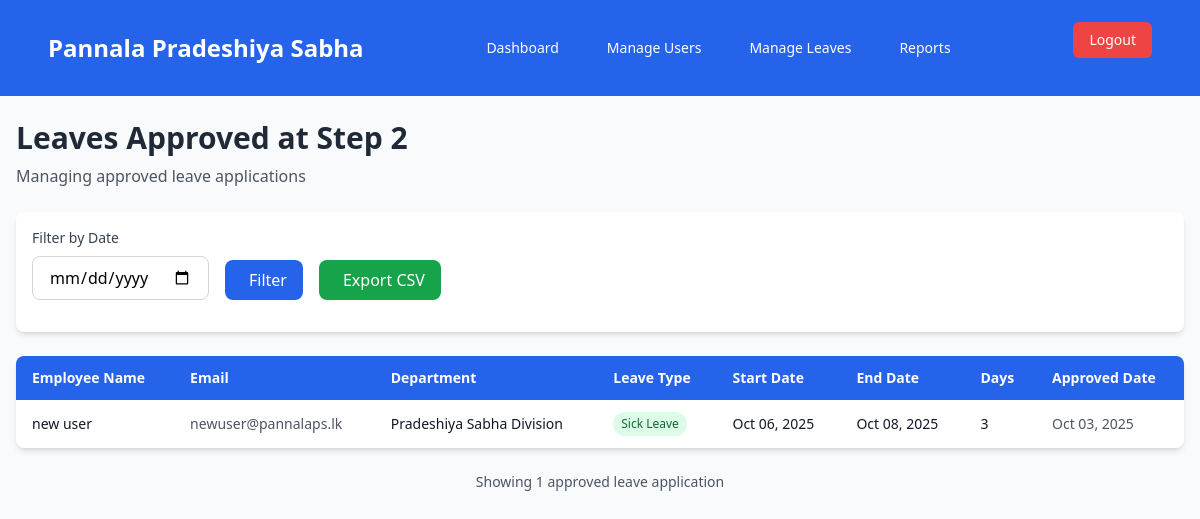
Page /admin/reports.php (signed in) on the earlier database version.
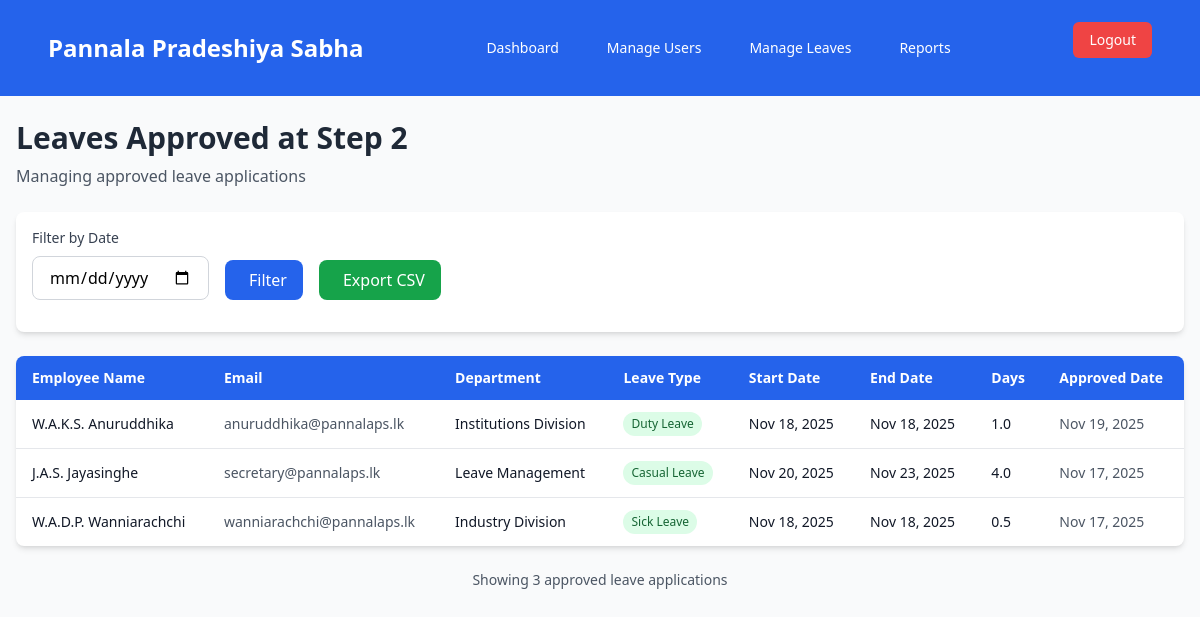
Same page on the later database version.
### tables this page shows
CREATE TABLE `wp_leave_request` (
  `request_id` int NOT NULL,
  `user_id` int NOT NULL,
  `leave_type` varchar(50) DEFAULT NULL,
  `leave_start_date` date NOT NULL,
  `leave_end_date` date NOT NULL,
  `number_of_days` decimal(3,1) NOT NULL,
  `reason` text,
  `substitute` varchar(255) DEFAULT NULL,
  `status` int DEFAULT NULL COMMENT '1-pending, 2-accept, 3-reject',
  `step_1_approver_id` int DEFAULT NULL,
  `step_1_status` enum('pending','approved','rejected') DEFAULT 'pending',
  `step_1_date` datetime DEFAULT NULL,
  `step_2_approver_id` int DEFAULT NULL,
  `step_2_status` enum('pending','approved','rejected') DEFAULT 'pending',
  `step_2_date` datetime DEFAULT NULL,
  `step_3_approver_id` int DEFAULT NULL,
  `step_3_status` enum('pending','approved','rejected') DEFAULT 'pending',
  `step_3_date` datetime DEFAULT NULL,
  `final_status` enum('pending','approved','rejected') DEFAULT 'pending',
  `created_at` timestamp NOT NULL DEFAULT CURRENT_TIMESTAMP,
  `updated_at` timestamp NOT NULL DEFAULT CURRENT_TIMESTAMP ON UPDATE CURRENT_TIMESTAMP,
  `sub_office` varchar(255) NOT NULL,
  `office_type` enum('head','sub') DEFAULT 'head',
  `rejection_remark` text,
  `department_id` int DEFAULT NULL
);

CREATE TABLE `wp_pradeshiya_sabha_users` (
  `ID` int NOT NULL,
  `username` varchar(255) NOT NULL,
  `password` varchar(255) NOT NULL,
  `first_name` varchar(255) NOT NULL,
  `last_name` varchar(255) NOT NULL,
  `gender` enum('Male','Female') NOT NULL,
  `email` varchar(255) NOT NULL,
  `address` text NOT NULL,
  `NIC` varchar(12) NOT NULL,
  `service_number` varchar(50) NOT NULL,
  `phone_number` varchar(20) DEFAULT NULL,
  `designation` varchar(255) NOT NULL,
  `sub_office` varchar(255) NOT NULL,
  `date_of_joining` date NOT NULL,
  `created_at` timestamp NOT NULL DEFAULT CURRENT_TIMESTAMP,
  `updated_at` timestamp NOT NULL DEFAULT CURRENT_TIMESTAMP ON UPDATE CURRENT_TIMESTAMP,
  `leave_balance` decimal(3,1) NOT NULL DEFAULT '20.0',
  `duty_leave_count` int DEFAULT '0',
  `casual_leave_balance` decimal(3,1) NOT NULL DEFAULT '21.0',
  `sick_leave_balance` decimal(3,1) NOT NULL DEFAULT '24.0',
  `department_id` int DEFAULT NULL,
  `designation_id` int DEFAULT NULL
);

CREATE TABLE `wp_departments` (
  `department_id` int NOT NULL,
  `department_name` varchar(255) NOT NULL
);

### admin/reports.php (the view, shortened to what this page needs)
<?php
require "../includes/dbconfig.php";
require "../includes/navbar.php";
$filter_date = $_POST['filter_date'] ?? null;
$sql = "
    SELECT lr.*, u.first_name, u.last_name, u.email, d.department_name
    FROM wp_leave_request lr
    JOIN wp_pradeshiya_sabha_users u ON lr.user_id = u.ID
    LEFT JOIN wp_departments d ON u.department_id = d.department_id
    WHERE lr.step_2_status = 'approved'
";
$sql .= " ORDER BY lr.step_2_date DESC";
$stmt = $conn->prepare($sql);
$stmt->execute();
$result = $stmt->get_result();
?>
<!DOCTYPE html>
<html lang="en">
<head>
    <script src="https://cdn.tailwindcss.com"></script>
</head>
<body class="bg-gray-50 min-h-screen">
    <div class="container mx-auto px-4 py-6 max-w-7xl">
        <div class="mb-6">
            <h1 class="text-2xl md:text-3xl font-bold text-gray-800 mb-2">
                Leaves Approved at Step 2
            </h1>
            <p class="text-gray-600 text-sm md:text-base">
                Managing approved leave applications
            </p>
        </div>
        <div class="bg-white rounded-lg shadow-md p-4 mb-6">
            <form method="POST" class="flex flex-col md:flex-row gap-4 items-end">
                <div class="flex-1 md:flex-initial">
                    <label for="filter_date" class="block text-sm font-medium text-gray-700 mb-2">
                        Filter by Date
                    </label>
                    <input type="date" id="filter_date" name="filter_date"
                           value="<?= htmlspecialchars($filter_date ?? '') ?>"
                           class="w-full px-4 py-2 border border-gray-300 rounded-lg focus:ring-2 focus:ring-blue-500 focus:border-transparent">
                </div>
                <button type="submit" name="filter"
                        class="px-4 py-2 bg-blue-600 text-white rounded-lg hover:bg-blue-700 transition-colors font-medium">
                    <i class="ph ph-funnel mr-2"></i>Filter
                </button>
                <button type="submit" name="export_csv"
                        class="px-4 py-2 bg-green-600 text-white rounded-lg hover:bg-green-700 transition-colors font-medium">
                    <i class="ph ph-download mr-2"></i>Export CSV
                </button>
            </form>
        </div>
        <?php if ($result->num_rows > 0): ?>
            <div class="hidden lg:block">
                <div class="bg-white rounded-lg shadow-md overflow-hidden">
                    <table class="min-w-full">
                        <thead class="bg-blue-600 text-white">
                            <tr>
                                <th class="py-3 px-4 text-left text-sm font-semibold">Employee Name</th>
                                <th class="py-3 px-4 text-left text-sm font-semibold">Email</th>
                                <th class="py-3 px-4 text-left text-sm font-semibold">Department</th>
                                <th class="py-3 px-4 text-left text-sm font-semibold">Leave Type</th>
                                <th class="py-3 px-4 text-left text-sm font-semibold">Start Date</th>
                                <th class="py-3 px-4 text-left text-sm font-semibold">End Date</th>
                                <th class="py-3 px-4 text-left text-sm font-semibold">Days</th>
                                <th class="py-3 px-4 text-left text-sm font-semibold">Approved Date</th>
                            </tr>
                        </thead>
                        <tbody class="divide-y divide-gray-200">
                            <?php while ($row = $result->fetch_assoc()): ?>
                                <tr class="hover:bg-gray-50 transition-colors">
                                    <td class="py-3 px-4 text-sm text-gray-900">
                                        <?= htmlspecialchars($row['first_name'] . ' ' . $row['last_name']) ?>
                                    </td>
                                    <td class="py-3 px-4 text-sm text-gray-600">
                                        <?= htmlspecialchars($row['email']) ?>
                                    </td>
                                    <td class="py-3 px-4 text-sm text-gray-900">
                                        <?= htmlspecialchars($row['department_name'] ?? 'N/A') ?>
                                    </td>
                                    <td class="py-3 px-4 text-sm">
                                        <span class="inline-flex px-2 py-1 text-xs font-medium bg-green-100 text-green-800 rounded-full">
                                            <?= htmlspecialchars($row['leave_type']) ?>
                                        </span>
                                    </td>
                                    <td class="py-3 px-4 text-sm text-gray-900">
                                        <?= htmlspecialchars(date('M d, Y', strtotime($row['leave_start_date']))) ?>
                                    </td>
                                    <td class="py-3 px-4 text-sm text-gray-900">
                                        <?= htmlspecialchars(date('M d, Y', strtotime($row['leave_end_date']))) ?>
                                    </td>
                                    <td class="py-3 px-4 text-sm font-medium text-gray-900">
                                        <?= htmlspecialchars($row['number_of_days']) ?>
                                    </td>
                                    <td class="py-3 px-4 text-sm text-gray-600">
                                        <?= htmlspecialchars(date('M d, Y', strtotime($row['step_2_date']))) ?>
                                    </td>
                                </tr>
                            <?php endwhile; ?>
                        </tbody>
                    </table>
                </div>
            </div>
                <?php
                $result->data_seek(0);
                ?>
            <div class="mt-6 text-center">
                <p class="text-sm text-gray-600">
                    Showing <?= $result->num_rows ?> approved leave application<?= $result->num_rows !== 1 ? 's' : '' ?>
                </p>
            </div>
        <?php endif; ?>
    </div>
</body>
</html>

### includes/navbar.php (shortened to what this page needs)
<?php
$designation_id = $_SESSION['user']['designation_id'] ?? null;
function nav_link($href, $text)
{
    return "<a href=\"$href\" class=\"text-white hover:bg-blue-700 px-3 py-2 rounded-md text-sm font-medium transition duration-150 ease-in-out\">$text</a>";
}
echo '
<nav class="bg-blue-600 p-4">
    <div class="max-w-7xl mx-auto px-4 sm:px-6 lg:px-8">
        <div class="flex justify-between items-center h-16">
            <div class="text-white text-2xl font-bold">
                <a href="./dashboard.php">Pannala Pradeshiya Sabha</a>
            </div>
            <div class="hidden md:flex space-x-6">';
if ($designation_id == 7) {
    echo nav_link('/admin/dashboard.php', 'Dashboard');
    echo nav_link('/admin/manage-users.php', 'Manage Users');
    echo nav_link('/admin/manage-leaves.php', 'Manage Leaves');
    echo nav_link('/admin/reports.php', 'Reports');
}
elseif ($designation_id == 1) {
    echo nav_link('../admin/hod-leaves.php', 'Department Leave Requests');
    echo nav_link('../admin/approved-leaves.php', 'Approved Leaves');
}
elseif ($designation_id == 5 || $designation_id == 3) {
    echo nav_link('../admin/head-of-ps-approval.php', 'HOD Approved Leaves');
    echo nav_link('../admin/reports.php', 'Reports');
}
elseif ($designation_id == 8) {
    echo nav_link('../admin/leave-approvals.php', 'Leave Approvals');
    echo nav_link('../admin/leave-history.php', 'Leave History');
}
elseif ($designation_id == 9 || $designation_id == 6 ){
    echo nav_link('../admin/suboffice-leave-approvals.php', 'SubOffice Leave Approvals');
    echo nav_link('../admin/suboffice-leaves.php', 'SubOffice Leave Report');
}
elseif ($designation_id == 10 ) {
    echo nav_link('../admin/suboffice-step2-approvals.php', 'Approve Leaves');
    echo nav_link('../admin/leave-officer-history.php', 'Leave History');
}
else {
    echo nav_link('/user/profile.php', 'Profile');
}
echo '
            </div>
            <div class="hidden md:block">
                <form method="POST" action="../logout.php" class="mt-0">
                    <button type="submit" class="bg-red-500 hover:bg-red-600 text-white px-4 py-2 rounded-md text-sm font-medium w-full transition duration-150 ease-in-out">
                        Logout
                    </button>
                </form>
            </div>
            <div class="md:hidden flex items-center">
                <button id="hamburger" class="text-white focus:outline-none">
                    <svg class="w-6 h-6" fill="none" stroke="currentColor" viewBox="0 0 24 24" xmlns="http://www.w3.org/2000/svg">
                        <path stroke-linecap="round" stroke-linejoin="round" stroke-width="2" d="M4 6h16M4 12h16M4 18h16"></path>
                    </svg>
                </button>
            </div>
        </div>
        <div id="mobile-menu" class="md:hidden bg-blue-600 text-white p-4 hidden">
';
echo '
            <form method="POST" action="../logout.php" class="mt-4">
                <button type="submit" class="bg-red-500 hover:bg-red-600 text-white px-4 py-2 rounded-md w-full transition duration-150 ease-in-out">
                    Logout
                </button>
            </form>
        </div>
    </div>
</nav>
<script>
    const hamburger = document.getElementById("hamburger");
    const mobileMenu = document.getElementById("mobile-menu");
    hamburger.addEventListener("click", () => {
        mobileMenu.classList.toggle("hidden");
    });
</script>
';
?>

Differences in the rows shown:
removed wp_leave_request: user.last_name "new user", user.email "newuser@pannalaps.lk", department.department_name "Pradeshiya Sabha Division", leave_type "Sick Leave", leave_start_date "Oct 06, 2025", leave_end_date "Oct 08, 2025", number_of_days "3", step_2_date "Oct 03, 2025"
added wp_leave_request: user.last_name "W.A.K.S. Anuruddhika", user.email "anuruddhika@pannalaps.lk", wp_departments.department_name "Institutions Division", leave_type "Duty Leave", leave_start_date "Nov 18, 2025", leave_end_date "Nov 18, 2025", number_of_days "1.0", step_2_date "Nov 19, 2025"
added wp_leave_request: user.last_name "J.A.S. Jayasinghe", user.email "secretary@pannalaps.lk", wp_departments.department_name "Leave Management", leave_type "Casual Leave", leave_start_date "Nov 20, 2025", leave_end_date "Nov 23, 2025", number_of_days "4.0", step_2_date "Nov 17, 2025"
added wp_leave_request: user.last_name "W.A.D.P. Wanniarachchi", user.email "wanniarachchi@pannalaps.lk", wp_departments.department_name "Industry Division", leave_type "Sick Leave", leave_start_date "Nov 18, 2025", leave_end_date "Nov 18, 2025", number_of_days "0.5", step_2_date "Nov 17, 2025"
Other differences:
$result->num_rows: "1" → "3"
text now shown: "s"
